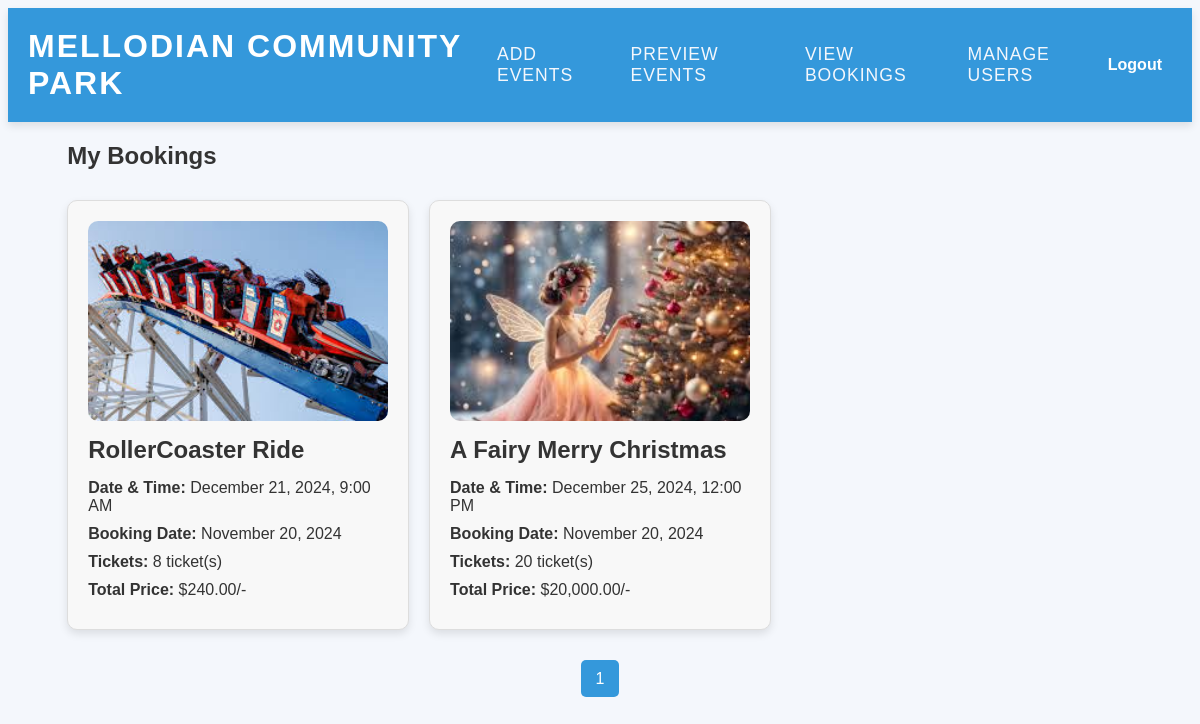
The page /my_bookings.php (signed in) on the database its author committed.
### tables this page shows
CREATE TABLE `bookings` (
  `id` int(11) NOT NULL,
  `user_id` int(11) NOT NULL,
  `event_id` int(11) NOT NULL,
  `tickets` int(11) NOT NULL,
  `adult_seat` int(11) NOT NULL,
  `total_price` decimal(10,2) NOT NULL,
  `adult_photo` varchar(255) DEFAULT NULL,
  `booking_date` timestamp NOT NULL DEFAULT current_timestamp()
);

CREATE TABLE `events` (
  `id` int(11) NOT NULL,
  `name` varchar(255) NOT NULL,
  `description` text NOT NULL,
  `date_time` datetime NOT NULL,
  `location` varchar(255) NOT NULL,
  `price` decimal(10,2) NOT NULL,
  `image` varchar(255) NOT NULL,
  `is_supervised` tinyint(1) DEFAULT 0,
  `seating_type` enum('With Tables','Without Tables') NOT NULL
);

### my_bookings.php (the view, shortened to what this page needs)
<?php
@include 'config.php';
$user_id = $_SESSION['user_id'];
$limit = 5;
$page = isset($_GET['page']) ? (int)$_GET['page'] : 1;
$total_query = "
    SELECT COUNT(*) AS total_bookings
    FROM bookings b
    WHERE b.user_id = '$user_id'
";
$total_result = mysqli_query($conn, $total_query);
$total_row = mysqli_fetch_assoc($total_result);
$total_bookings = $total_row['total_bookings'];
$total_pages = ceil($total_bookings / $limit);
?>
<!DOCTYPE html>
<html lang="en">
<head>
    <link rel="stylesheet" href="css/style.css">
</head>
<body>
<?php include 'header.php'; ?>
<div class="container">
    <h2>My Bookings</h2>
    <?php if (mysqli_num_rows($result) > 0) {
        $query = "
        SELECT b.id AS booking_id, b.tickets, b.total_price, b.booking_date, e.name AS event_name, e.date_time, e.image
        FROM bookings b
        JOIN events e ON b.event_id = e.id
        WHERE b.user_id = '$user_id'
        ORDER BY b.booking_date DESC
        ";
        $result = mysqli_query($conn, $query);
        ?>
        <div class="event-grid">
        <?php
        if (mysqli_num_rows($result) > 0) {
        while ($row = mysqli_fetch_assoc($result)) {
            ?>
            <div class="event-card">
                <img src="images/events/<?php echo $row['image']; ?>" alt="<?php echo $row['event_name']; ?>" class="event-image">
                <div class="event-details">
                    <h3><?php echo $row['event_name']; ?></h3>
                    <p><strong>Date & Time:</strong> <?php echo date('F j, Y, g:i A', strtotime($row['date_time'])); ?></p>
                    <p><strong>Booking Date:</strong> <?php echo date('F j, Y', strtotime($row['booking_date'])); ?></p>
                    <p><strong>Tickets:</strong> <?php echo $row['tickets']; ?> ticket(s)</p>
                    <p><strong>Total Price:</strong> $<?php echo number_format($row['total_price'], 2); ?>/-</p>
                </div>
            </div>
        <?php }
        } else {
        echo "<p>No bookings found.</p>";
        } ?>
        </div>
    <?php } ?>
    <div class="pagination">
        <?php for ($i = 1; $i <= $total_pages; $i++) { ?>
            <a href="my_bookings.php?page=<?php echo $i; ?>" class="<?php echo ($i == $page) ? 'active' : ''; ?>"><?php echo $i; ?></a>
        <?php } ?>
    </div>
</div>
</body>
</html>

### css/style.css (style rules this page uses)
body { font-family: 'Arial', sans-serif; background-color: #f4f7fc; color: #333; }
.pagination { margin: 20px 0; text-align: center; }
.container { width: 90%; margin: 0 auto; }
h3 { color: #333; font-size: 1.8rem; margin-bottom: 20px; }
.event-grid { display: grid; grid-template-columns: repeat(auto-fill, minmax(300px, 1fr)); gap: 20px; margin-top: 30px; }
.event-card { background: #f8f8f8; border: 1px solid #ddd; padding: 20px; border-radius: 10px; box-shadow: 0 4px 8px rgba(0, 0, 0, 0.1); transition: transform 0.3s ease; }
.event-card img { width: 100%; height: 200px; object-fit: cover; border-radius: 10px; }
.event-card h3 { font-size: 1.5rem; margin: 15px 0; }
.event-card p { font-size: 1rem; margin: 10px 0; }
.event-image { width: 100%; max-width: 600px; height: auto; object-fit: cover; margin: 0 auto; display: block; }
.pagination { text-align: center; margin-top: 40px; }
.pagination a { margin: 0 10px; padding: 10px 15px; background-color: #3498db; color: white; text-decoration: none; border-radius: 5px; }

### rows shown on the page
bookings: event.image (picture), event.name "RollerCoaster Ride", event.date_time "December 21, 2024, 9:00 AM", booking_date "November 20, 2024", tickets "8", total_price "240.00"
bookings: event.image (picture), event.name "A Fairy Merry Christmas", event.date_time "December 25, 2024, 12:00 PM", booking_date "November 20, 2024", tickets "20", total_price "20,000.00"
